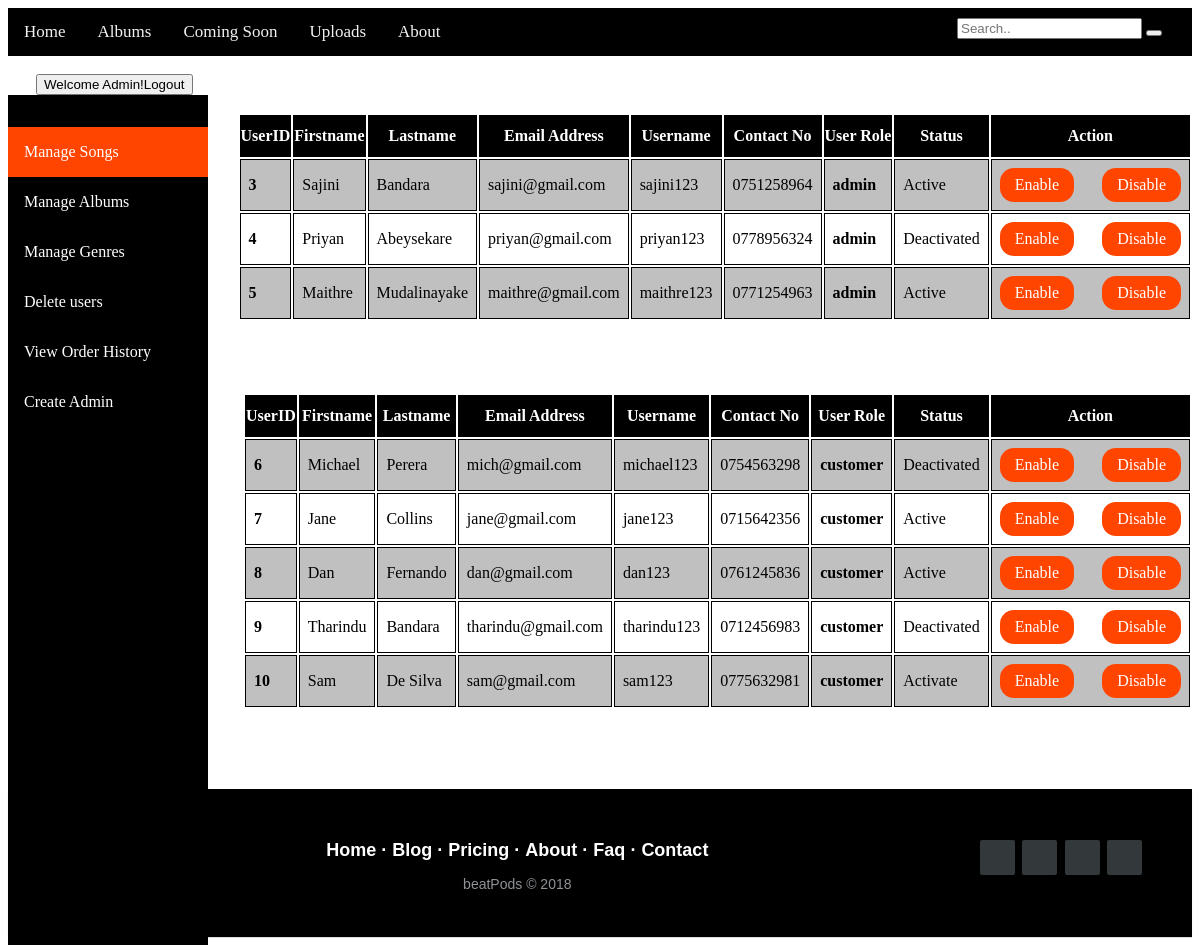
Screenshot of /admin_hom.php with the database file from the repository.
### tables this page shows
CREATE TABLE `user` (
  `UserID` int(11) NOT NULL,
  `fname` varchar(20) NOT NULL,
  `lname` varchar(20) NOT NULL,
  `EmailAddress` varchar(40) NOT NULL,
  `ContactNo` char(10) NOT NULL,
  `UserRole` varchar(20) NOT NULL,
  `username` varchar(20) NOT NULL,
  `Password` varchar(50) NOT NULL,
  `ProfilePic` varchar(255) NOT NULL,
  `Status` varchar(20) NOT NULL,
  `token` varchar(500) NOT NULL,
  `tokenExpire` datetime NOT NULL
);

### admin_hom.php (the view, shortened to what this page needs)
<?php
	include("connection.php");
?>
<!DOCTYPE html>
<html>
<head>
	<link rel="stylesheet" type="text/css" href="template.css">
</head>
<body class="body">
<div id="navbar">
  <div class="header-right">
    <a href="#home">Home</a>
    <a href="#albums">Albums</a>
    <a href="#comings">Coming Soon</a>
    <a href="#uploads">Uploads</a>
    <a href="#about">About</a>
	 <div class="image1" style="margin-top:10px">
    <form action="/action_page.php">
      <input type="text" placeholder="Search.." name="search">
      <button type="submit"><i class="fa fa-search"></i></button>
    </form>
  </div>
      <div class="image1">
                  <a href="#">
        </a>
                                    <a href="#">
        </a>
      </div>
    </div>
    </div>
	<br>
<body>
<a href  ="logout.php"><button class="button_text"><span class="glyphicon glyphicon-user"></span>Welcome Admin!Logout</button>
<div class="sidebar">
  <a class="active" href="index_song.php">Manage Songs</a>
  <a href="index_album.php">Manage Albums</a>
  <a href="index_genre.php">Manage Genres</a>
   <a href="delete_userss.php">Delete users</a>
  <a href="order_history.php">View Order History</a>
  <a href="add_admin.php">Create Admin</a>
</div>
<br><br>
<div align="right">
	<table id="song">
	<tr>
        <th>UserID</th>
		<th>Firstname</th>
		<th>Lastname</th>
		<th>Email Address</th>
		<th>Username</th>
		<th>Contact No</th>
		<th>User Role</th>
		<th>Status</th>
		<th>Action</th>
	</tr>
<?php
$result = mysqli_query($con, "SELECT *
							  FROM user
							 WHERE UserRole='admin'
							  ORDER BY UserID");
while($row = mysqli_fetch_array($result)) {
		echo "<tr>";
		echo "<td><b>".$row['UserID']."</b></td>";
		echo "<td>".$row['fname']."</td>";
		echo "<td>".$row['lname']."</td>";
		echo "<td>".$row['EmailAddress']."</td>";
		echo "<td>".$row['username']."</td>";
		echo "<td>".$row['ContactNo']."</td>";
		echo "<td><b>".$row['UserRole']."</b></td>";
		echo "<td>".$row['Status']."</td>";
		echo "<td><a class=one href=\"enable_user.php?UserID=$row[UserID]\"onClick=\"return confirm('Are you sure you want to activate account?')\">Enable</a>&nbsp&nbsp&nbsp&nbsp&nbsp&nbsp
		<a class=one href=\"disable_user.php?UserID=$row[UserID]\" onClick=\"return confirm('Are you sure you want to deactivate account?')\">Disable</a></td>";
	}
	?>
	</table>
<br><br>
<br><br>
	<table id="song">
	<tr>
        <th>UserID</th>
		<th>Firstname</th>
		<th>Lastname</th>
		<th>Email Address</th>
		<th>Username</th>
		<th>Contact No</th>
		<th>User Role</th>
		<th>Status</th>
		<th>Action</th>
	</tr>
<?php
$result = mysqli_query($con, "SELECT *
							  FROM user
							 WHERE UserRole='customer'
							  ORDER BY UserID");
while($row = mysqli_fetch_array($result)) {
		echo "<tr>";
		echo "<td><b>".$row['UserID']."</b></td>";
		echo "<td>".$row['fname']."</td>";
		echo "<td>".$row['lname']."</td>";
		echo "<td>".$row['EmailAddress']."</td>";
		echo "<td>".$row['username']."</td>";
		echo "<td>".$row['ContactNo']."</td>";
		echo "<td><b>".$row['UserRole']."</b></td>";
		echo "<td>".$row['Status']."</td>";
		echo "<td><a class=one href=\"enable_user.php?UserID=$row[UserID]\">Enable</a>&nbsp&nbsp&nbsp&nbsp&nbsp&nbsp
		<a class=one href=\"disable_user.php?UserID=$row[UserID]\" onClick=\"return confirm('Are you sure you want to deactivate acccunt?')\">Disable</a></td>";
	}
	?>
	</table>
</div>
 	<footer  class="footer-distributed">
			<div align="center" class="footer-right">
				<a href="https://www.facebook.com/"><i class="faq faq-facebook"></i></a>
				<a href="https://www.twitter.com/"><i class="faq faq-twitter"></i></a>
				<a href="https://www.linkedin.com/"><i class="faq faq-linkedin"></i></a>
				<a href="https://www.github.com/"><i class="faq faq-github"></i></a>
			</div>
			<div align="center" class="footer-left">
				<p class="footer-links">
					<a href="#">Home</a>
					·
					<a href="#">Blog</a>
					·
					<a href="#">Pricing</a>
					·
					<a href="#">About</a>
					·
					<a href="#">Faq</a>
					·
					<a href="#">Contact</a>
				</p>
				<p>beatPods &copy; 2018</p>
			</div>
</footer>
</body>
</html>

### template.css (style rules this page uses)
#navbar { overflow: hidden; background-color: black; z-index: 99; }
#navbar a { float: left; display: block; color: #f2f2f2; text-align: center; padding: 14px 16px; text-decoration: none; font-size: 17px; }
.image1 { float : right; margin-right: 30px; margin-top: 0px; }
.footer-distributed { background-color: black; box-shadow: 0 1px 1px 0 rgba(0, 0, 0, 0.12); box-sizing: border-box; width: 100%; text-align: left; font: normal 16px sans-serif; padding: 45px 50px; margin-top: 80px; }
.footer-distributed .footer-left p { color: #8f9296; font-size: 14px; margin: 0; }
.footer-distributed p.footer-links { font-size:18px; font-weight: bold; color: #ffffff; margin: 0 0 10px; padding: 0; }
.footer-distributed p.footer-links a { display:inline-block; line-height: 1.8; text-decoration: none; color: inherit; }
.footer-distributed .footer-right { float: right; margin-top: 6px; max-width: 180px; }
.footer-distributed .footer-right a { display: inline-block; width: 35px; height: 35px; background-color: #33383b; border-radius: 2px; font-size: 20px; color: #ffffff; text-align: center; line-height: 35px; margin-left: 3px; }

### admin_hom.php (style rules this page uses)
#song td, #customers th { border: 1px solid black; padding: 8px; }
#song tr:nth-child(even) { background-color: #C0C0C0; }
#song tr:nth-child(odd) { background-color: white; }
#song th { padding-top: 12px; padding-bottom: 12px; text-align: center; background-color: black; color: white; }
.sidebar { margin: 0; padding: 0; width: 200px; background-color:black; position: fixed; height: 100%; overflow: auto; }
.sidebar a { display: block; color: white; padding: 16px; text-decoration: none; }
.sidebar a.active { background-color: #FF4500; color: white; }
a.one:link, a:visited { background-color:#FF4500; color: white; border-radius:14px; padding: 8px 15px; text-align: center; text-decoration: none; display: inline-block; }

### rows the page displays
user: UserID "3", fname "Sajini", lname "Bandara", EmailAddress "sajini@gmail.com", username "sajini123", ContactNo "0751258964", UserRole "admin", Status "Active"
user: UserID "4", fname "Priyan", lname "Abeysekare", EmailAddress "priyan@gmail.com", username "priyan123", ContactNo "0778956324", UserRole "admin", Status "Deactivated"
user: UserID "5", fname "Maithre", lname "Mudalinayake", EmailAddress "maithre@gmail.com", username "maithre123", ContactNo "0771254963", UserRole "admin", Status "Active"
user: UserID "6", fname "Michael", lname "Perera", EmailAddress "mich@gmail.com", username "michael123", ContactNo "0754563298", UserRole "customer", Status "Deactivated"
user: UserID "7", fname "Jane", lname "Collins", EmailAddress "jane@gmail.com", username "jane123", ContactNo "0715642356", UserRole "customer", Status "Active"
user: UserID "8", fname "Dan", lname "Fernando", EmailAddress "dan@gmail.com", username "dan123", ContactNo "0761245836", UserRole "customer", Status "Active"
user: UserID "9", fname "Tharindu", lname "Bandara", EmailAddress "tharindu@gmail.com", username "tharindu123", ContactNo "0712456983", UserRole "customer", Status "Deactivated"
user: UserID "10", fname "Sam", lname "De Silva", EmailAddress "sam@gmail.com", username "sam123", ContactNo "0775632981", UserRole "customer", Status "Activate"
